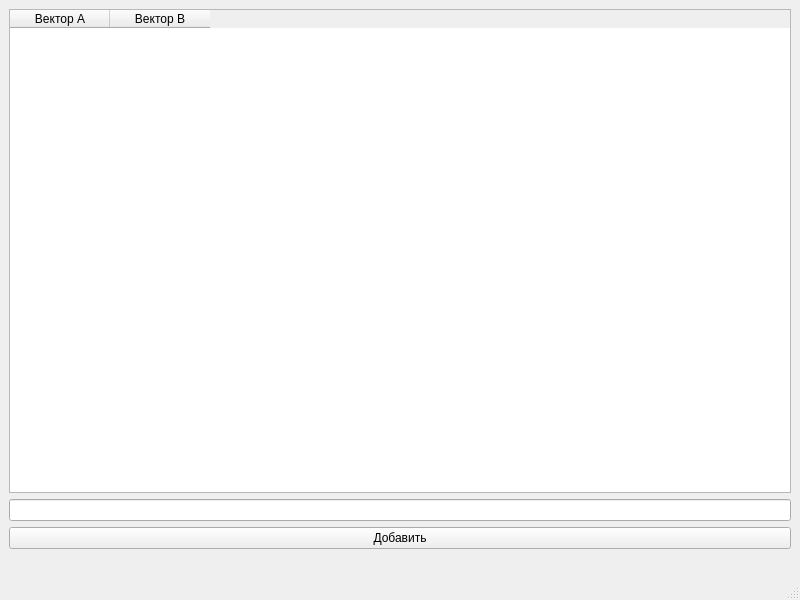
<?xml version="1.0" encoding="UTF-8"?>
<ui version="4.0">
 <class>MainWindow</class>
 <widget class="QMainWindow" name="MainWindow">
  <property name="geometry">
   <rect>
    <x>0</x>
    <y>0</y>
    <width>800</width>
    <height>600</height>
   </rect>
  </property>
  <property name="windowTitle">
   <string>MainWindow</string>
  </property>
  <widget class="QWidget" name="centralwidget">
   <layout class="QGridLayout" name="gridLayout_2">
    <item row="0" column="0">
     <layout class="QGridLayout" name="gridLayout">
      <item row="0" column="0">
       <widget class="QTableWidget" name="tableWidget">
        <column>
         <property name="text">
          <string>Вектор А</string>
         </property>
        </column>
        <column>
         <property name="text">
          <string>Вектор В</string>
         </property>
        </column>
       </widget>
      </item>
      <item row="1" column="0">
       <widget class="QLineEdit" name="input"/>
      </item>
      <item row="2" column="0">
       <widget class="QPushButton" name="add">
        <property name="text">
         <string>Добавить</string>
        </property>
       </widget>
      </item>
      <item row="3" column="0">
       <widget class="QLabel" name="label">
        <property name="text">
         <string/>
        </property>
       </widget>
      </item>
     </layout>
    </item>
   </layout>
  </widget>
  <widget class="QMenuBar" name="menubar">
   <property name="geometry">
    <rect>
     <x>0</x>
     <y>0</y>
     <width>800</width>
     <height>22</height>
    </rect>
   </property>
  </widget>
  <widget class="QStatusBar" name="statusbar"/>
 </widget>
 <resources/>
 <connections/>
</ui>
